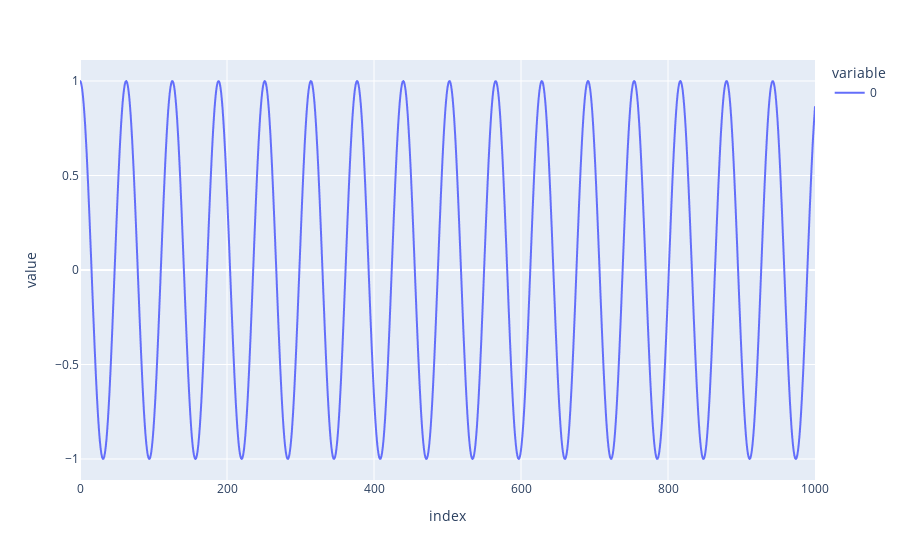

Write notebook code for a chart like this one.
### Code cell
import plotly.express as px
import plotly.graph_objects as go
import plotly
import numpy as np
import pandas as pd

x = np.linspace(0, 100, 1001)
y = np.cos(x)
print(y)

fig = px.line(y)
fig.show()

### Figure 1 — Plotly figure (JSON) as saved in the notebook; plotly's stock layout.template omitted (floating-point values rounded to 4 significant figures; data arrays with more than 128 entries replaced by an {"elided": "..."} marker saying what was removed)
{"data": [{"hovertemplate": "variable=0<br>index=%{x}<br>value=%{y}<extra></extra>", "legendgroup": "0", "line": {"color": "#636efa", "dash": "solid"}, "marker": {"symbol": "circle"}, "mode": "lines", "name": "0", "showlegend": true, "type": "scattergl", "x": {"elided": "1001 int values"}, "xaxis": "x", "y": {"elided": "1001 float values"}, "yaxis": "y"}], "layout": {"legend": {"title": {"text": "variable"}, "tracegroupgap": 0}, "margin": {"t": 60}, "xaxis": {"anchor": "y", "domain": [0, 1], "title": {"text": "index"}}, "yaxis": {"anchor": "x", "domain": [0, 1], "title": {"text": "value"}}}}
